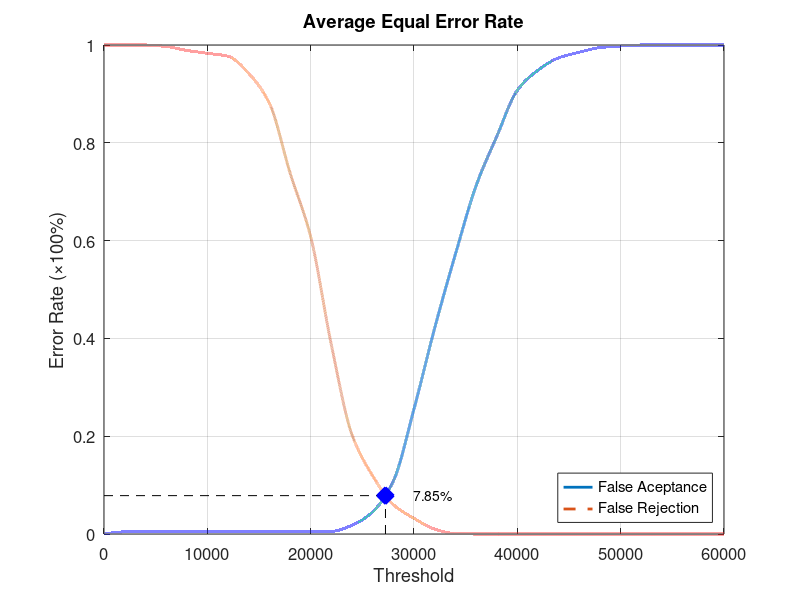
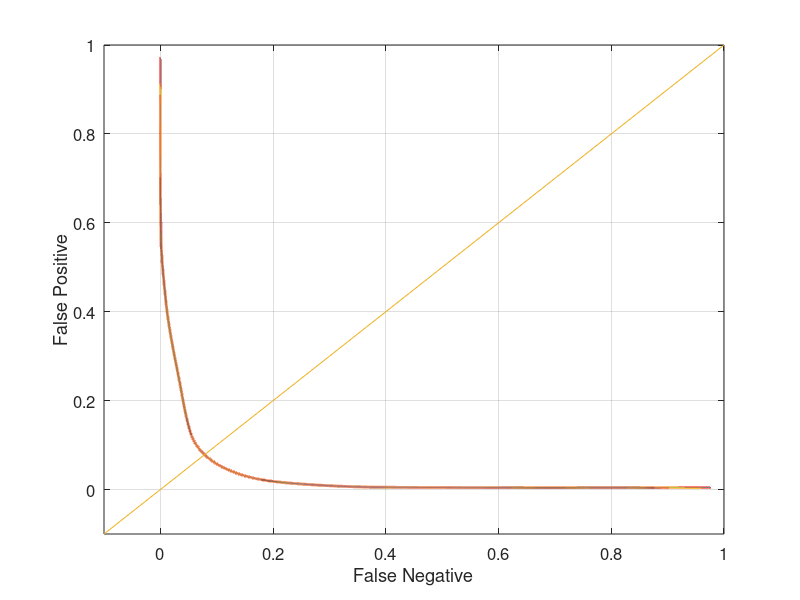

Write the MATLAB code that produced these figures, in order.
function yEER = Database3Average
close all;
clear;
clc;
x = 0:2000:60000;
xq = 0:0.5:60000;

y0 = [0 0.00421053 0.00421053 0.00421053 0.00421053 0.00421053 0.00421053 0.00421053 0.00421053 0.00421053 0.00421053 0.00526316 0.0178947 0.0452632 0.108421 0.255789 0.421053 0.571579 0.711579 0.812632 0.907368 0.948421 0.973684 0.985263 0.994737 0.997895 1 1 1 1 1];
yy0 = interp1(x, y0, xq, 'pchip');
y1 = [1 1 1 0.997 0.989 0.983 0.977 0.942 0.881 0.739 0.608 0.387 0.203 0.119 0.06 0.032 0.01 0.001 0 0 0 0 0 0 0 0 0 0 0 0 0];
yy1 = interp1(x, y1, xq, 'pchip');

% Calculating EER: 
y2 = abs(y0 - y1);
find(y2 == min(y2))
yy2 = abs(yy0 - yy1);
xEER = find(yy2 == min(yy2));
xEERIndex = xq(xEER) % X-axis EER
yEER = yy0(xEER) % Y-axis EER

main = figure
plot(xq, yy0,'-','LineWidth', 2);	hold on
plot(xq, yy1,'--','LineWidth', 2);	hold on
plot([xEERIndex xEERIndex], [0 yEER], 'k--');	hold on
plot([0 xEERIndex], [yEER yEER], 'k--');	hold on
plot(xEERIndex, yEER, 'bx', 'LineWidth', 10);	hold on
text(xEERIndex + 10 * xEERIndex / 100, yEER, [num2str(round((10000 * yEER)) / 100) '%'])
legend('False Aceptance', 'False Rejection', 'Location', 'SouthEast')
xlabel('Threshold')
ylabel('Error Rate (\times100%)')
title('Average Equal Error Rate')
set(gca, 'FontSize', 12)
axis([0 60000 0 1])
grid on

print(main, 'Database3AverageMain', '-dpng');
FNRxFPR = figure('Color', [1 1 1]);
plot(yy1, yy0, '-', yy1, yy0, 'LineWidth', 2);
hold on
y = -0.1:0.1:1
plot(y, y); 
set(gca, 'FontSize', 12)
xlabel('False Negative')
ylabel('False Positive')
axis([-0.1 1 -0.1 1])
set(gca, 'FontSize', 12)
grid on

print(FNRxFPR, 'Database3AverageFNRxFPR','-dpng');
end
